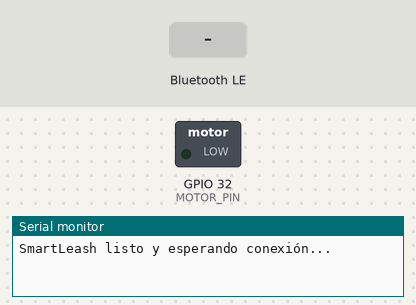
This sketch was run on a simulated ESP32. Parts: switched loads named in the sketch (green lamp = pin HIGH), the last lines printed to the serial monitor. The inputs (shaded band) are chosen by the test bench. Nothing arrives over Bluetooth unless stated; a phone connects over Bluetooth LE 3 s after start.

Above: at 1.2 s.
1.3 s: Bluetooth LE write "1" received
At 2.0 s:
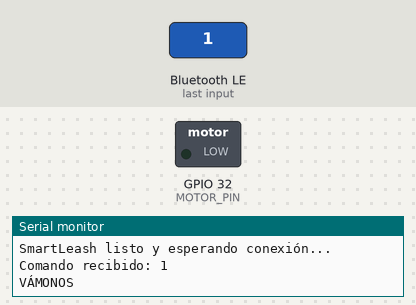
2.8 s: Bluetooth LE write "2" received
At 3.8 s:
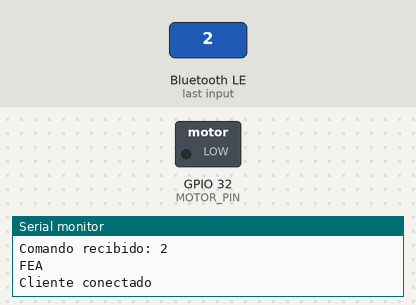
4.9 s: Bluetooth LE write "3" received
At 5.5 s:
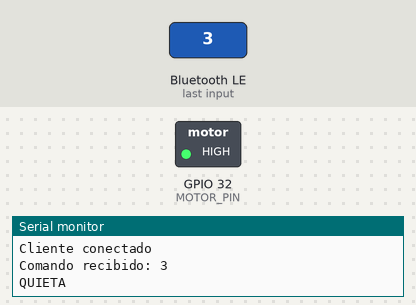
Timing chart, 0 to 7.9 s (numbered marks = the images above; inputs shaded):
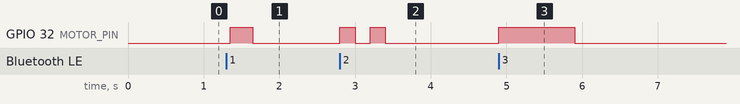

The sketch:

SmartLeashESP32.ino
```cpp
#include <BLEDevice.h>
#include <BLEServer.h>
#include <BLEUtils.h>
#include <BLE2902.h>

#define MOTOR_PIN 32

#define SERVICE_UUID        "00001234-0000-1000-8000-00805f9b34fb"
#define CHARACTERISTIC_UUID "0000ABCD-0000-1000-8000-00805f9b34fb"

BLEServer* pServer = NULL;
BLECharacteristic* pCharacteristic = NULL;
bool deviceConnected = false;

class MyServerCallbacks : public BLEServerCallbacks {
  void onConnect(BLEServer* pServer) {
    deviceConnected = true;
    Serial.println("Cliente conectado");
  }

  void onDisconnect(BLEServer* pServer) {
    deviceConnected = false;
    Serial.println("Cliente desconectado");
    BLEDevice::startAdvertising();
  }
};

class MyCallbacks : public BLECharacteristicCallbacks {
  void onWrite(BLECharacteristic* pCharacteristic) {

    String value = pCharacteristic->getValue();

    Serial.print("Comando recibido: ");
    Serial.println(value);

    // ==========================
    // COMANDO 1 - VÁMONOS
    // ==========================
    if (value == "1") {

      Serial.println("VÁMONOS");

      digitalWrite(MOTOR_PIN, HIGH);
      delay(300);
      digitalWrite(MOTOR_PIN, LOW);
    }

    // ==========================
    // COMANDO 2 - FEA
    // ==========================
    else if (value == "2") {

      Serial.println("FEA");

      digitalWrite(MOTOR_PIN, HIGH);
      delay(200);
      digitalWrite(MOTOR_PIN, LOW);

      delay(200);

      digitalWrite(MOTOR_PIN, HIGH);
      delay(200);
      digitalWrite(MOTOR_PIN, LOW);
    }

    // ==========================
    // COMANDO 3 - QUIETA
    // ==========================
    else if (value == "3") {

      Serial.println("QUIETA");

      digitalWrite(MOTOR_PIN, HIGH);
      delay(1000);
      digitalWrite(MOTOR_PIN, LOW);
    }

    else {

      Serial.println("Comando desconocido");

    }
  }
};

void setup() {

  Serial.begin(115200);

  pinMode(MOTOR_PIN, OUTPUT);

  BLEDevice::init("SmartLeash");

  pServer = BLEDevice::createServer();
  pServer->setCallbacks(new MyServerCallbacks());

  BLEService* pService = pServer->createService(SERVICE_UUID);

  pCharacteristic = pService->createCharacteristic(
    CHARACTERISTIC_UUID,
    BLECharacteristic::PROPERTY_READ |
    BLECharacteristic::PROPERTY_WRITE
  );

  pCharacteristic->setCallbacks(new MyCallbacks());

  pService->start();

  BLEAdvertising* pAdvertising = BLEDevice::getAdvertising();
  pAdvertising->addServiceUUID(SERVICE_UUID);
  pAdvertising->start();

  Serial.println("SmartLeash listo y esperando conexión...");
}

void loop() {
  delay(1000);
}
```

Measured:
- after the input at 1.3 s, GPIO 32 (MOTOR_PIN): LOW → HIGH after 0.05 s, → LOW 0.30 s later
- after the input at 2.8 s, GPIO 32 (MOTOR_PIN): alternates HIGH for 0.20 s and LOW for 0.20 s, 4 changes in all, then stays LOW, starting at once
- after the input at 4.9 s, GPIO 32 (MOTOR_PIN): LOW → HIGH at once, → LOW 1.0 s later
